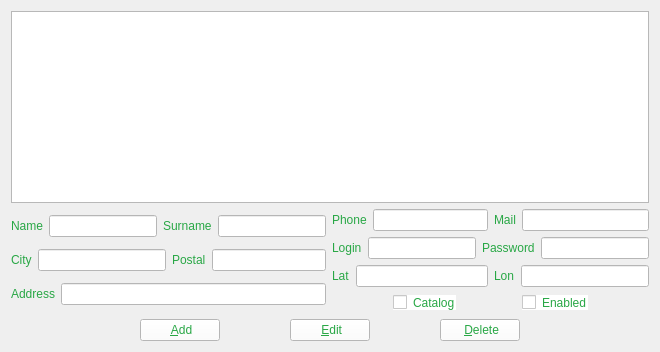
        <widget class="QWidget" name="tab_20">
         <attribute name="title">
          <string>Customer</string>
         </attribute>
         <layout class="QHBoxLayout" name="horizontalLayout_107">
          <item>
           <layout class="QVBoxLayout" name="verticalLayout_6">
            <item>
             <layout class="QVBoxLayout" name="verticalLayout_5">
              <item>
               <widget class="QTableWidget" name="tableWidgetCustomer">
                <property name="editTriggers">
                 <set>QAbstractItemView::NoEditTriggers</set>
                </property>
                <property name="showDropIndicator" stdset="0">
                 <bool>false</bool>
                </property>
                <property name="dragDropOverwriteMode">
                 <bool>false</bool>
                </property>
                <property name="alternatingRowColors">
                 <bool>true</bool>
                </property>
                <property name="selectionMode">
                 <enum>QAbstractItemView::SingleSelection</enum>
                </property>
                <property name="selectionBehavior">
                 <enum>QAbstractItemView::SelectRows</enum>
                </property>
                <property name="verticalScrollMode">
                 <enum>QAbstractItemView::ScrollPerItem</enum>
                </property>
                <attribute name="horizontalHeaderCascadingSectionResizes">
                 <bool>false</bool>
                </attribute>
                <attribute name="verticalHeaderVisible">
                 <bool>false</bool>
                </attribute>
               </widget>
              </item>
              <item>
               <layout class="QHBoxLayout" name="horizontalLayout_17">
                <item>
                 <layout class="QVBoxLayout" name="verticalLayout_3">
                  <item>
                   <layout class="QHBoxLayout" name="horizontalLayout_18">
                    <item>
                     <layout class="QHBoxLayout" name="horizontalLayout_19">
                      <item>
                       <widget class="QLabel" name="label_12">
                        <property name="styleSheet">
                         <string notr="true">color: rgb(40, 167, 69);
</string>
                        </property>
                        <property name="text">
                         <string>Name</string>
                        </property>
                       </widget>
                      </item>
                      <item>
                       <widget class="QLineEdit" name="lineEditNameCostumer">
                        <property name="styleSheet">
                         <string notr="true">color: rgb(40, 167, 69);
background-color: rgb(255, 255, 255);
border-color: rgb(40, 167, 69);</string>
                        </property>
                       </widget>
                      </item>
                     </layout>
                    </item>
                    <item>
                     <layout class="QHBoxLayout" name="horizontalLayout_20">
                      <item>
                       <widget class="QLabel" name="label_13">
                        <property name="styleSheet">
                         <string notr="true">color: rgb(40, 167, 69);</string>
                        </property>
                        <property name="text">
                         <string>Surname</string>
                        </property>
                       </widget>
                      </item>
                      <item>
                       <widget class="QLineEdit" name="lineEditSurnameCustomer">
                        <property name="styleSheet">
                         <string notr="true">color: rgb(40, 167, 69);
background-color: rgb(255, 255, 255);
border-color: rgb(40, 167, 69);</string>
                        </property>
                       </widget>
                      </item>
                     </layout>
                    </item>
                   </layout>
                  </item>
                  <item>
                   <layout class="QHBoxLayout" name="horizontalLayout_21">
                    <item>
                     <layout class="QHBoxLayout" name="horizontalLayout_22">
                      <item>
                       <widget class="QLabel" name="label_14">
                        <property name="styleSheet">
                         <string notr="true">color: rgb(40, 167, 69);</string>
                        </property>
                        <property name="text">
                         <string>City</string>
                        </property>
                       </widget>
                      </item>
                      <item>
                       <widget class="QLineEdit" name="lineEditCityCustomer">
                        <property name="minimumSize">
                         <size>
                          <width>0</width>
                          <height>0</height>
                         </size>
                        </property>
                        <property name="styleSheet">
                         <string notr="true">color: rgb(40, 167, 69);
background-color: rgb(255, 255, 255);
border-color: rgb(40, 167, 69);</string>
                        </property>
                       </widget>
                      </item>
                     </layout>
                    </item>
                    <item>
                     <layout class="QHBoxLayout" name="horizontalLayout_23">
                      <item>
                       <widget class="QLabel" name="label_15">
                        <property name="styleSheet">
                         <string notr="true">color: rgb(40, 167, 69);</string>
                        </property>
                        <property name="text">
                         <string>Postal</string>
                        </property>
                       </widget>
                      </item>
                      <item>
                       <widget class="QLineEdit" name="lineEditPostalCustomer">
                        <property name="styleSheet">
                         <string notr="true">color: rgb(40, 167, 69);
background-color: rgb(255, 255, 255);
border-color: rgb(40, 167, 69);</string>
                        </property>
                       </widget>
                      </item>
                     </layout>
                    </item>
                   </layout>
                  </item>
                  <item>
                   <layout class="QHBoxLayout" name="horizontalLayout_24">
                    <item>
                     <widget class="QLabel" name="label_16">
                      <property name="styleSheet">
                       <string notr="true">color: rgb(40, 167, 69);</string>
                      </property>
                      <property name="text">
                       <string>Address</string>
                      </property>
                     </widget>
                    </item>
                    <item>
                     <widget class="QLineEdit" name="lineEditAddressCustomer">
                      <property name="styleSheet">
                       <string notr="true">color: rgb(40, 167, 69);
background-color: rgb(255, 255, 255);
border-color: rgb(40, 167, 69);</string>
                      </property>
                     </widget>
                    </item>
                   </layout>
                  </item>
                 </layout>
                </item>
                <item>
                 <layout class="QVBoxLayout" name="verticalLayout_4">
                  <item>
                   <layout class="QHBoxLayout" name="horizontalLayout_25">
                    <item>
                     <layout class="QHBoxLayout" name="horizontalLayout_26">
                      <item>
                       <widget class="QLabel" name="label_17">
                        <property name="styleSheet">
                         <string notr="true">color: rgb(40, 167, 69);</string>
                        </property>
                        <property name="text">
                         <string>Phone</string>
                        </property>
                       </widget>
                      </item>
                      <item>
                       <widget class="QLineEdit" name="lineEditPhoneCustomer">
                        <property name="styleSheet">
                         <string notr="true">color: rgb(40, 167, 69);
background-color: rgb(255, 255, 255);
border-color: rgb(40, 167, 69);</string>
                        </property>
                       </widget>
                      </item>
                     </layout>
                    </item>
                    <item>
                     <layout class="QHBoxLayout" name="horizontalLayout_27">
                      <item>
                       <widget class="QLabel" name="label_18">
                        <property name="styleSheet">
                         <string notr="true">color: rgb(40, 167, 69);</string>
                        </property>
                        <property name="text">
                         <string>Mail</string>
                        </property>
                       </widget>
                      </item>
                      <item>
                       <widget class="QLineEdit" name="lineEditMailCustomer">
                        <property name="styleSheet">
                         <string notr="true">color: rgb(40, 167, 69);
background-color: rgb(255, 255, 255);
border-color: rgb(40, 167, 69);</string>
                        </property>
                       </widget>
                      </item>
                     </layout>
                    </item>
                   </layout>
                  </item>
                  <item>
                   <layout class="QHBoxLayout" name="horizontalLayout_28">
                    <item>
                     <layout class="QHBoxLayout" name="horizontalLayout_29">
                      <item>
                       <widget class="QLabel" name="label_19">
                        <property name="styleSheet">
                         <string notr="true">color: rgb(40, 167, 69);</string>
                        </property>
                        <property name="text">
                         <string>Login</string>
                        </property>
                       </widget>
                      </item>
                      <item>
                       <widget class="QLineEdit" name="lineEditLoginCustomer">
                        <property name="styleSheet">
                         <string notr="true">color: rgb(40, 167, 69);
background-color: rgb(255, 255, 255);
border-color: rgb(40, 167, 69);</string>
                        </property>
                       </widget>
                      </item>
                     </layout>
                    </item>
                    <item>
                     <layout class="QHBoxLayout" name="horizontalLayout_30">
                      <item>
                       <widget class="QLabel" name="label_20">
                        <property name="styleSheet">
                         <string notr="true">color: rgb(40, 167, 69);</string>
                        </property>
                        <property name="text">
                         <string>Password</string>
                        </property>
                       </widget>
                      </item>
                      <item>
                       <widget class="QLineEdit" name="lineEditPasswordCustomer">
                        <property name="minimumSize">
                         <size>
                          <width>0</width>
                          <height>0</height>
                         </size>
                        </property>
                        <property name="styleSheet">
                         <string notr="true">color: rgb(40, 167, 69);
background-color: rgb(255, 255, 255);
border-color: rgb(40, 167, 69);</string>
                        </property>
                       </widget>
                      </item>
                     </layout>
                    </item>
                   </layout>
                  </item>
                  <item>
                   <layout class="QHBoxLayout" name="horizontalLayout_51">
                    <item>
                     <layout class="QHBoxLayout" name="horizontalLayout_49">
                      <item>
                       <widget class="QLabel" name="label_30">
                        <property name="styleSheet">
                         <string notr="true">color: rgb(40, 167, 69);</string>
                        </property>
                        <property name="text">
                         <string>Lat</string>
                        </property>
                       </widget>
                      </item>
                      <item>
                       <widget class="QLineEdit" name="lineEditLatCustomer">
                        <property name="styleSheet">
                         <string notr="true">color: rgb(40, 167, 69);
background-color: rgb(255, 255, 255);
border-color: rgb(40, 167, 69);</string>
                        </property>
                       </widget>
                      </item>
                     </layout>
                    </item>
                    <item>
                     <layout class="QHBoxLayout" name="horizontalLayout_50">
                      <item>
                       <widget class="QLabel" name="label_31">
                        <property name="styleSheet">
                         <string notr="true">color: rgb(40, 167, 69);</string>
                        </property>
                        <property name="text">
                         <string>Lon</string>
                        </property>
                       </widget>
                      </item>
                      <item>
                       <widget class="QLineEdit" name="lineEditLonCustomer">
                        <property name="minimumSize">
                         <size>
                          <width>0</width>
                          <height>0</height>
                         </size>
                        </property>
                        <property name="styleSheet">
                         <string notr="true">color: rgb(40, 167, 69);
background-color: rgb(255, 255, 255);
border-color: rgb(40, 167, 69);</string>
                        </property>
                       </widget>
                      </item>
                     </layout>
                    </item>
                   </layout>
                  </item>
                  <item>
                   <layout class="QHBoxLayout" name="horizontalLayout_31">
                    <item>
                     <spacer name="horizontalSpacer_6">
                      <property name="orientation">
                       <enum>Qt::Horizontal</enum>
                      </property>
                      <property name="sizeHint" stdset="0">
                       <size>
                        <width>40</width>
                        <height>20</height>
                       </size>
                      </property>
                     </spacer>
                    </item>
                    <item>
                     <widget class="QCheckBox" name="checkBoxCatalogCustomer">
                      <property name="styleSheet">
                       <string notr="true">color: rgb(40, 167, 69);
background-color: rgb(255, 255, 255);
border-color: rgb(40, 167, 69);</string>
                      </property>
                      <property name="text">
                       <string>Catalog</string>
                      </property>
                     </widget>
                    </item>
                    <item>
                     <spacer name="horizontalSpacer_7">
                      <property name="orientation">
                       <enum>Qt::Horizontal</enum>
                      </property>
                      <property name="sizeHint" stdset="0">
                       <size>
                        <width>40</width>
                        <height>20</height>
                       </size>
                      </property>
                     </spacer>
                    </item>
                    <item>
                     <widget class="QCheckBox" name="checkBoxEnabledCustomer">
                      <property name="styleSheet">
                       <string notr="true">color: rgb(40, 167, 69);
background-color: rgb(255, 255, 255);
border-color: rgb(40, 167, 69);</string>
                      </property>
                      <property name="text">
                       <string>Enabled</string>
                      </property>
                     </widget>
                    </item>
                    <item>
                     <spacer name="horizontalSpacer_8">
                      <property name="orientation">
                       <enum>Qt::Horizontal</enum>
                      </property>
                      <property name="sizeHint" stdset="0">
                       <size>
                        <width>40</width>
                        <height>20</height>
                       </size>
                      </property>
                     </spacer>
                    </item>
                   </layout>
                  </item>
                 </layout>
                </item>
               </layout>
              </item>
             </layout>
            </item>
            <item>
             <layout class="QHBoxLayout" name="horizontalLayout_32">
              <item>
               <spacer name="horizontalSpacer_11">
                <property name="orientation">
                 <enum>Qt::Horizontal</enum>
                </property>
                <property name="sizeHint" stdset="0">
                 <size>
                  <width>40</width>
                  <height>20</height>
                 </size>
                </property>
               </spacer>
              </item>
              <item>
               <spacer name="horizontalSpacer_9">
                <property name="orientation">
                 <enum>Qt::Horizontal</enum>
                </property>
                <property name="sizeHint" stdset="0">
                 <size>
                  <width>40</width>
                  <height>20</height>
                 </size>
                </property>
               </spacer>
              </item>
              <item>
               <widget class="QPushButton" name="AddCustomer">
                <property name="styleSheet">
                 <string notr="true">color: rgb(40, 167, 69);
background-color: rgb(255, 255, 255);
border-color: rgb(40, 167, 69);</string>
                </property>
                <property name="text">
                 <string> &amp;Add</string>
                </property>
                <property name="icon">
                 <iconset resource="Pictures.qrc">
                  <normaloff>:/PNG/Images/PNG/Add.png</normaloff>:/PNG/Images/PNG/Add.png</iconset>
                </property>
               </widget>
              </item>
              <item>
               <spacer name="horizontalSpacer_12">
                <property name="orientation">
                 <enum>Qt::Horizontal</enum>
                </property>
                <property name="sizeHint" stdset="0">
                 <size>
                  <width>40</width>
                  <height>20</height>
                 </size>
                </property>
               </spacer>
              </item>
              <item>
               <widget class="QPushButton" name="EditCustomer">
                <property name="styleSheet">
                 <string notr="true">color: rgb(40, 167, 69);
background-color: rgb(255, 255, 255);
border-color: rgb(40, 167, 69);</string>
                </property>
                <property name="text">
                 <string> &amp;Edit</string>
                </property>
                <property name="icon">
                 <iconset resource="Pictures.qrc">
                  <normaloff>:/PNG/Images/PNG/Edit.png</normaloff>:/PNG/Images/PNG/Edit.png</iconset>
                </property>
               </widget>
              </item>
              <item>
               <spacer name="horizontalSpacer_13">
                <property name="orientation">
                 <enum>Qt::Horizontal</enum>
                </property>
                <property name="sizeHint" stdset="0">
                 <size>
                  <width>40</width>
                  <height>20</height>
                 </size>
                </property>
               </spacer>
              </item>
              <item>
               <widget class="QPushButton" name="DeleteCustomer">
                <property name="styleSheet">
                 <string notr="true">color: rgb(40, 167, 69);
background-color: rgb(255, 255, 255);
border-color: rgb(40, 167, 69);</string>
                </property>
                <property name="text">
                 <string> &amp;Delete</string>
                </property>
                <property name="icon">
                 <iconset resource="Pictures.qrc">
                  <normaloff>:/PNG/Images/PNG/Delete.png</normaloff>:/PNG/Images/PNG/Delete.png</iconset>
                </property>
               </widget>
              </item>
              <item>
               <spacer name="horizontalSpacer_10">
                <property name="orientation">
                 <enum>Qt::Horizontal</enum>
                </property>
                <property name="sizeHint" stdset="0">
                 <size>
                  <width>40</width>
                  <height>20</height>
                 </size>
                </property>
               </spacer>
              </item>
              <item>
               <spacer name="horizontalSpacer_14">
                <property name="orientation">
                 <enum>Qt::Horizontal</enum>
                </property>
                <property name="sizeHint" stdset="0">
                 <size>
                  <width>40</width>
                  <height>20</height>
                 </size>
                </property>
               </spacer>
              </item>
             </layout>
            </item>
           </layout>
          </item>
         </layout>
        </widget>
